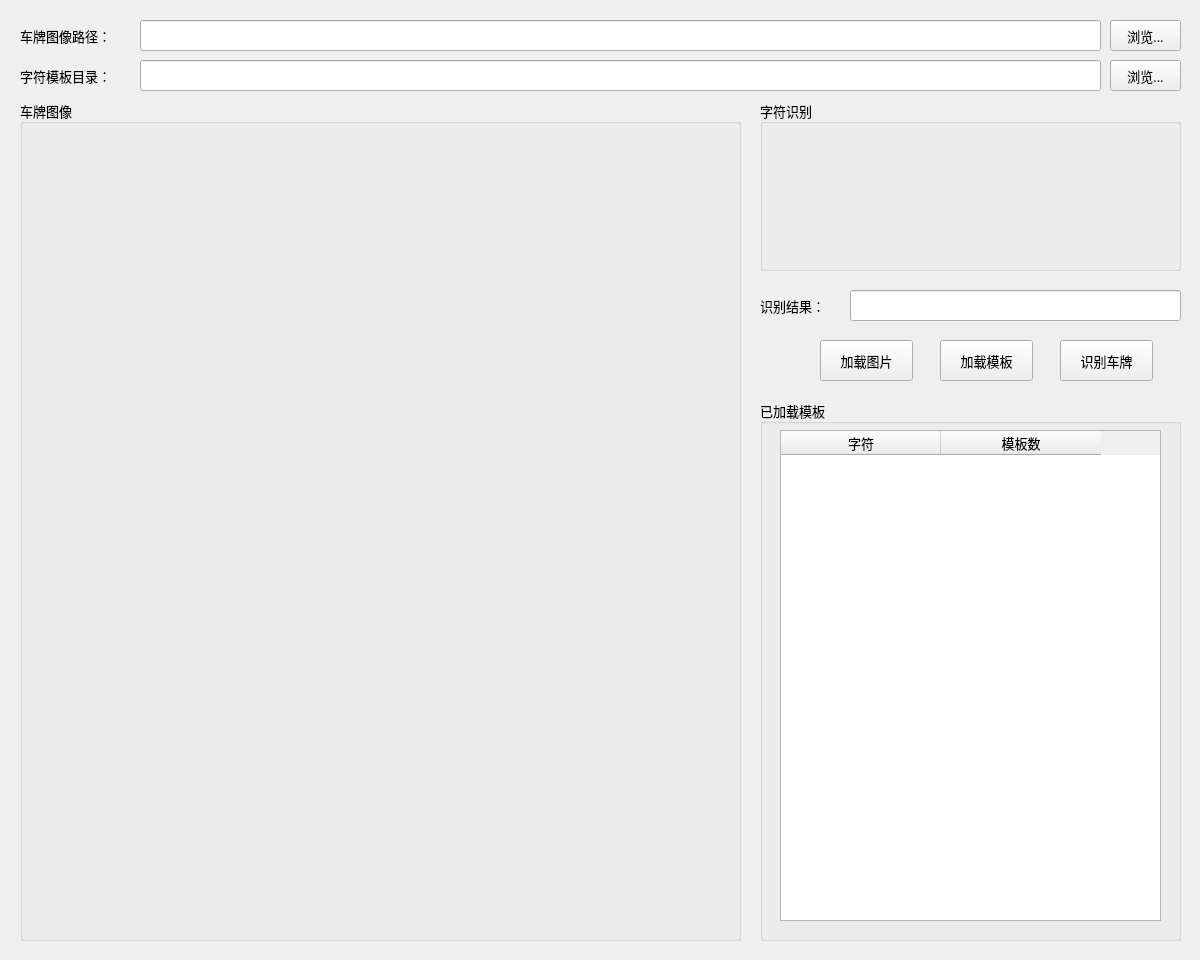
<?xml version="1.0" encoding="UTF-8"?>
<ui version="4.0">
 <class>MainWindow</class>
 <widget class="QMainWindow" name="MainWindow">
  <property name="geometry">
   <rect>
    <x>0</x>
    <y>0</y>
    <width>1200</width>
    <height>960</height>
   </rect>
  </property>
  <property name="sizePolicy">
   <sizepolicy hsizetype="Fixed" vsizetype="Fixed">
    <horstretch>0</horstretch>
    <verstretch>0</verstretch>
   </sizepolicy>
  </property>
  <property name="minimumSize">
   <size>
    <width>1200</width>
    <height>960</height>
   </size>
  </property>
  <property name="maximumSize">
   <size>
    <width>1200</width>
    <height>960</height>
   </size>
  </property>
  <property name="font">
   <font>
    <family>微软雅黑</family>
    <pointsize>10</pointsize>
   </font>
  </property>
  <property name="windowTitle">
   <string>车牌识别</string>
  </property>
  <widget class="QWidget" name="centralwidget">
   <widget class="QLabel" name="label">
    <property name="geometry">
     <rect>
      <x>20</x>
      <y>20</y>
      <width>121</width>
      <height>31</height>
     </rect>
    </property>
    <property name="text">
     <string>车牌图像路径：</string>
    </property>
   </widget>
   <widget class="QLineEdit" name="box_imgpath">
    <property name="geometry">
     <rect>
      <x>140</x>
      <y>20</y>
      <width>961</width>
      <height>31</height>
     </rect>
    </property>
   </widget>
   <widget class="QLabel" name="label_2">
    <property name="geometry">
     <rect>
      <x>20</x>
      <y>60</y>
      <width>121</width>
      <height>31</height>
     </rect>
    </property>
    <property name="text">
     <string>字符模板目录：</string>
    </property>
   </widget>
   <widget class="QLineEdit" name="box_tpdir">
    <property name="geometry">
     <rect>
      <x>140</x>
      <y>60</y>
      <width>961</width>
      <height>31</height>
     </rect>
    </property>
   </widget>
   <widget class="QPushButton" name="btn_imgpath">
    <property name="geometry">
     <rect>
      <x>1110</x>
      <y>20</y>
      <width>71</width>
      <height>31</height>
     </rect>
    </property>
    <property name="text">
     <string>浏览...</string>
    </property>
   </widget>
   <widget class="QPushButton" name="btn_tpdir">
    <property name="geometry">
     <rect>
      <x>1110</x>
      <y>60</y>
      <width>71</width>
      <height>31</height>
     </rect>
    </property>
    <property name="text">
     <string>浏览...</string>
    </property>
   </widget>
   <widget class="QPushButton" name="btn_loadimg">
    <property name="geometry">
     <rect>
      <x>820</x>
      <y>340</y>
      <width>93</width>
      <height>41</height>
     </rect>
    </property>
    <property name="text">
     <string>加载图片</string>
    </property>
   </widget>
   <widget class="QPushButton" name="btn_rec">
    <property name="geometry">
     <rect>
      <x>1060</x>
      <y>340</y>
      <width>93</width>
      <height>41</height>
     </rect>
    </property>
    <property name="text">
     <string>识别车牌</string>
    </property>
   </widget>
   <widget class="QLineEdit" name="box_rec">
    <property name="geometry">
     <rect>
      <x>850</x>
      <y>290</y>
      <width>331</width>
      <height>31</height>
     </rect>
    </property>
    <property name="readOnly">
     <bool>true</bool>
    </property>
   </widget>
   <widget class="QLabel" name="label_3">
    <property name="geometry">
     <rect>
      <x>760</x>
      <y>290</y>
      <width>81</width>
      <height>31</height>
     </rect>
    </property>
    <property name="text">
     <string>识别结果：</string>
    </property>
   </widget>
   <widget class="QPushButton" name="btn_loadtp">
    <property name="geometry">
     <rect>
      <x>940</x>
      <y>340</y>
      <width>93</width>
      <height>41</height>
     </rect>
    </property>
    <property name="text">
     <string>加载模板</string>
    </property>
   </widget>
   <widget class="QGroupBox" name="groupbox1">
    <property name="geometry">
     <rect>
      <x>20</x>
      <y>100</y>
      <width>721</width>
      <height>841</height>
     </rect>
    </property>
    <property name="title">
     <string>车牌图像</string>
    </property>
    <widget class="QWidget" name="verticalLayoutWidget">
     <property name="geometry">
      <rect>
       <x>20</x>
       <y>30</y>
       <width>681</width>
       <height>791</height>
      </rect>
     </property>
     <layout class="QVBoxLayout" name="wgt_fig1"/>
    </widget>
   </widget>
   <widget class="QGroupBox" name="groupbox2">
    <property name="geometry">
     <rect>
      <x>760</x>
      <y>100</y>
      <width>421</width>
      <height>171</height>
     </rect>
    </property>
    <property name="title">
     <string>字符识别</string>
    </property>
    <widget class="QWidget" name="verticalLayoutWidget_2">
     <property name="geometry">
      <rect>
       <x>20</x>
       <y>30</y>
       <width>381</width>
       <height>121</height>
      </rect>
     </property>
     <layout class="QVBoxLayout" name="wgt_fig2"/>
    </widget>
   </widget>
   <widget class="QGroupBox" name="groupBox">
    <property name="geometry">
     <rect>
      <x>760</x>
      <y>400</y>
      <width>421</width>
      <height>541</height>
     </rect>
    </property>
    <property name="title">
     <string>已加载模板</string>
    </property>
    <widget class="QTableWidget" name="table_tp">
     <property name="geometry">
      <rect>
       <x>20</x>
       <y>30</y>
       <width>381</width>
       <height>491</height>
      </rect>
     </property>
     <property name="editTriggers">
      <set>QAbstractItemView::NoEditTriggers</set>
     </property>
     <attribute name="horizontalHeaderDefaultSectionSize">
      <number>160</number>
     </attribute>
     <column>
      <property name="text">
       <string>字符</string>
      </property>
     </column>
     <column>
      <property name="text">
       <string>模板数</string>
      </property>
     </column>
    </widget>
   </widget>
  </widget>
 </widget>
 <resources/>
 <connections/>
</ui>
